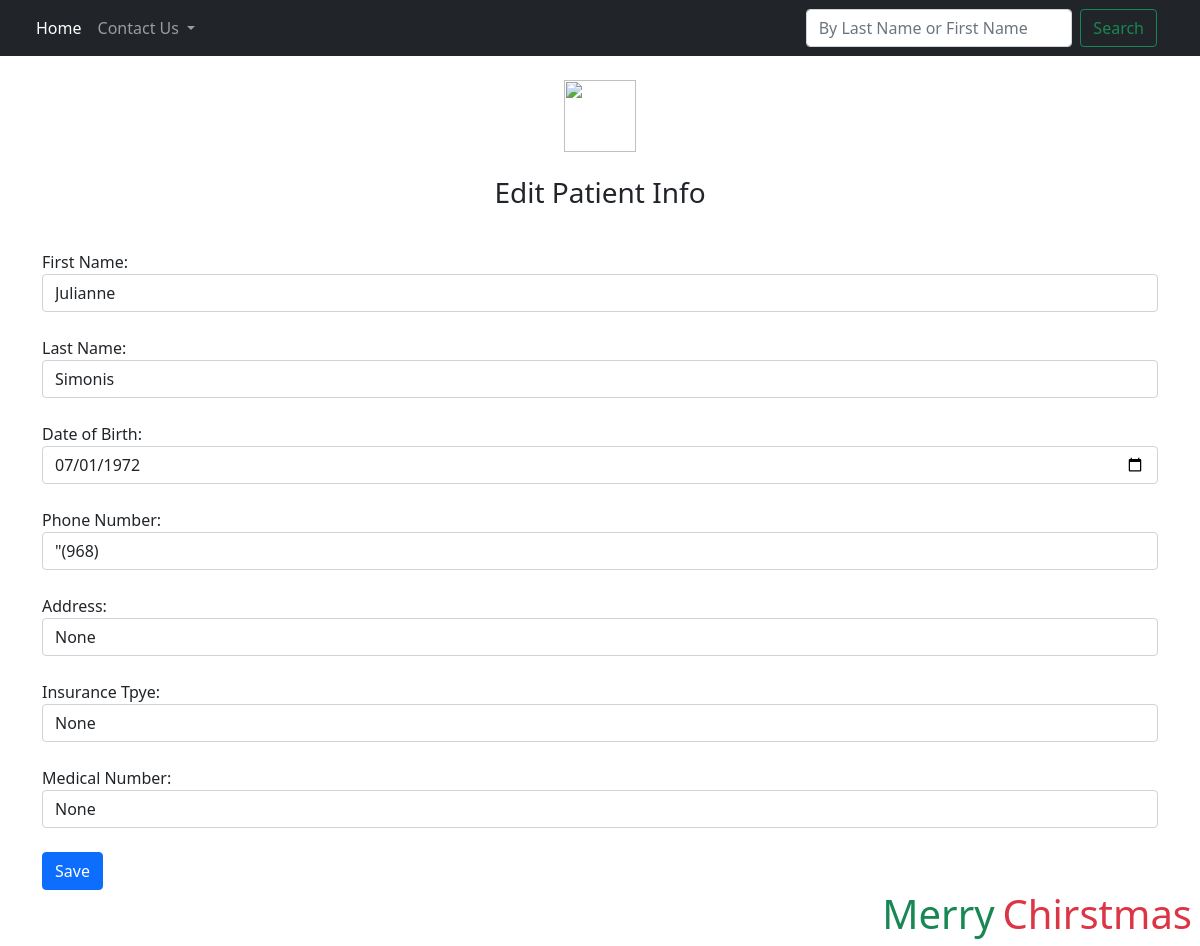
The app's page /profile/edit/1 with its own data.
### app.py (models this page shows, shortened)
class Patient(db.Model):
    id = db.Column(db.Integer, primary_key=True)
    First_Name = db.Column(db.String(20),nullable=False)
    Last_Name = db.Column(db.String(20), nullable=False)
    DOB = db.Column(db.String(12), nullable=False)
    Phone_Num = db.Column(db.String(30), nullable=False)
    Address = db.Column(db.String(40), nullable=True)
    Insurance_Tpye = db.Column(db.String(20),nullable=True)
    Medical_Number = db.Column(db.String(20),nullable=True)

### app.py (the view)
@app.route('/profile/edit/<int:id>', methods=['GET','POST'])
def edit(id):
    post = Patient.query.get_or_404(id)
    if request.method == 'POST':
        post.First_Name = request.form['Fname']
        post.Last_Name = request.form['Lname']
        post.DOB = request.form['DOB']
        post.Phone_Num = request.form['Pnum']
        post.Address = request.form['Address']
        post.Insurance_Tpye = request.form['IT']
        post.Medical_Number = request.form['MN']
        db.session.commit()
        return redirect('/profile/page/'+str(int(id)))
    else:
        return render_template('edit.html',post=post)

### templates/edit.html (shortened to what this page needs)
{% extends 'base.html' %}
{% block body %}
<br>
<form class="form-signin" action='/profile/edit/{{post.id}}' method='POST'>
    <div class="text-center">
        <img class="mb-4"
            src="https://static.wixstatic.com/media/f602bd_7451782379214a96b241a7a016f233c6~mv2.png/v1/fit/w_2500,h_1330,al_c/f602bd_7451782379214a96b241a7a016f233c6~mv2.png"
            alt="" width="72" height="72">
        <h1 class="h3 mb-3 font-weight-normal">Edit Patient Info</h1>
    </div>
    <br>
    <div class="form-label-group">
        First Name: <input type="text" class="form-control" placeholder="First Name" name='Fname' id='Fname' value='{{post.First_Name}}'>
    </div>
    <br>
    <div class="form-label-group">
        Last Name: <input type="text" class="form-control" placeholder="Last Name" name='Lname' id='Lname' value='{{post.Last_Name}}'>
    </div>
    <br>
    <div class="form-label-group">
        Date of Birth: <input type="date" id='date' class="form-control" placeholder="xx-xx-xxxx" name='DOB' id='DOB' value='{{post.DOB}}'>
    </div>
    <br>
    <div class="form-label-group">
        Phone Number: <input type="text" class="form-control" placeholder="xxx-xxx-xxxx" name='Pnum' id='Pnum' value={{post.Phone_Num}}>
    </div>
    <br>
    <div class="form-label-group">
        Address: <input type="text" class="form-control" placeholder="Optional" name='Address' id='Address' value={{post.Address}}>
    </div>
    <br>
    <div class="form-label-group">
        Insurance Tpye: <input type="text" class="form-control" placeholder="Optional" name='IT' id='IT' value={{post.Insurance_Tpye}}>
    </div>
    <br>
    <div class="form-label-group">
        Medical Number: <input type="text" class="form-control" placeholder="Optional" name='MN' id='MN' value={{post.Medical_Number}}>
    </div>
    <br>
    <button type="submit" class="btn btn-primary">Save</button>
</form>
{% endblock %}

### records on screen
Patient: Fname "Julianne", Lname "Simonis", DOB "07/01/1972", Address "None", IT "None", MN "None"
